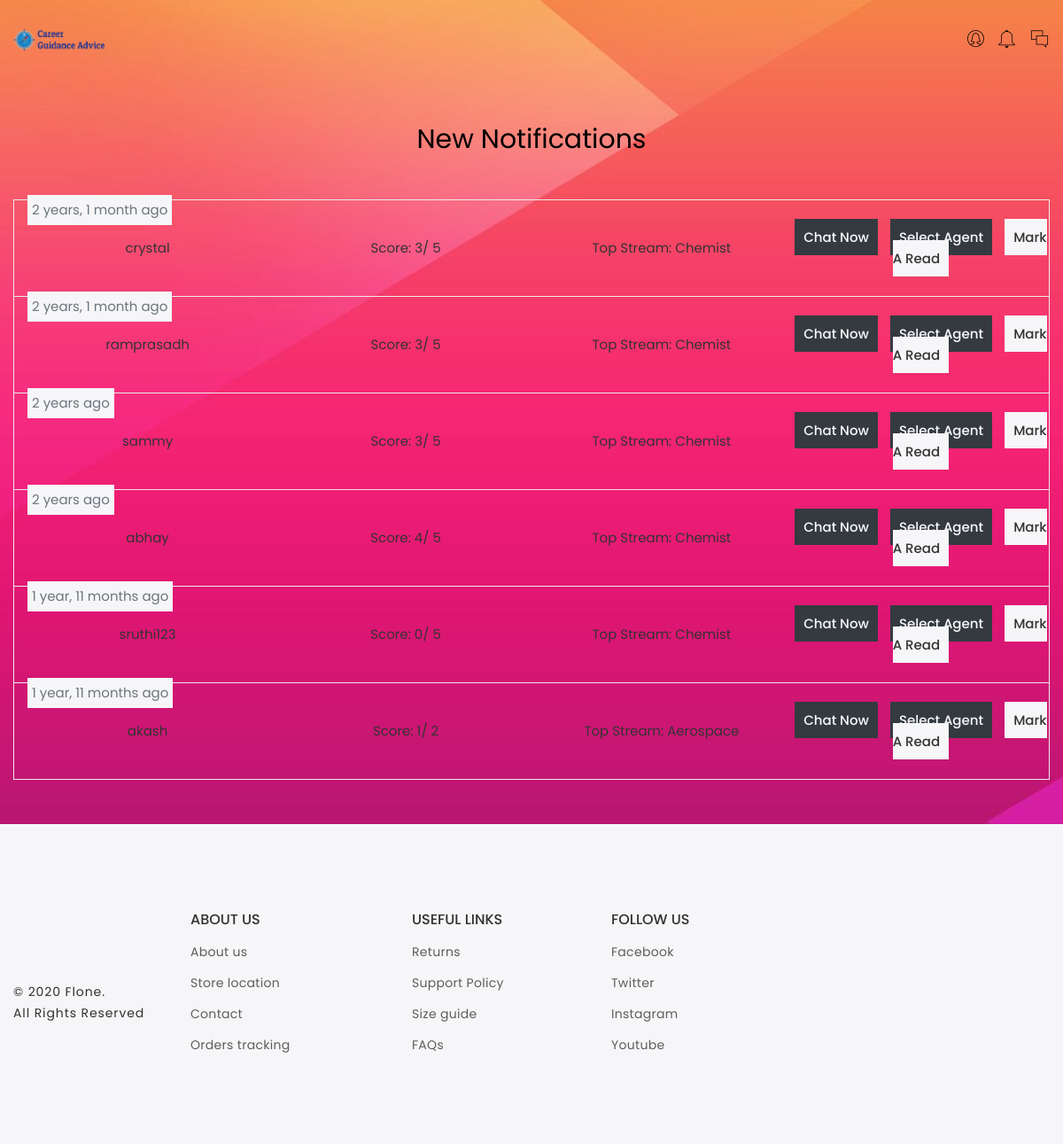
Page /accounts/home/counsellor/ (signed in) on the committed database.
### counsellor_agent/models.py (models this page shows)
class CounsellorNotification(models.Model):
    score = models.ForeignKey("exam.ScoreModel", on_delete=models.DO_NOTHING)
    counsellor = models.ForeignKey("accounts.UserAccounts", on_delete=models.CASCADE)
    notified_at = models.DateTimeField(auto_now_add=True)
    read = models.BooleanField(default=False)
    @classmethod
    def unread_available(cls):
        count = cls.objects.filter(read=False).count()
        return bool(count)

### exam/models.py (models this page shows)
class ScoreModel(models.Model):
    student = models.ForeignKey('accounts.UserAccounts', on_delete=models.CASCADE)
    score = models.IntegerField()
    out_of = models.IntegerField()
    top_stream = models.ForeignKey(SubStreamModel, on_delete=models.CASCADE)
    exam_date = models.DateTimeField(auto_now_add=True)

class SubStreamModel(models.Model):
    stream = models.ForeignKey(StreamModel, on_delete=models.CASCADE)
    name = models.CharField(max_length=30)
    def __str__(self):
        return self.name

### accounts/models.py (models this page shows, shortened)
class UserAccounts(AbstractUser):
    is_student = models.BooleanField(default=False, null=False)
    is_counsellor = models.BooleanField(default=False, null=False)
    is_agent = models.BooleanField(default=False, null=False)
    first_name = None
    last_name = None
    def get_role(self):
        if self.is_student:
            return "student"
        elif self.is_counsellor:
            return "counsellor"
        elif self.is_agent:
            return "agent"
        else:
            return "admin"

### accounts/views.py (the view)
# urls.py: path('home/counsellor/', views.counsellor_home_view, name='counsellor_home'),
@login_required
@user_passes_test(lambda u: u.is_counsellor)
def counsellor_home_view(request):
    notifications = CounsellorNotification.objects.filter(counsellor=request.user)
    return render(request, "accounts/counsellor_home.html", {"notifications": notifications})

### templates/accounts/counsellor_home.html (shortened to what this page needs)
{% extends 'base.html' %}
{% load static %}
{% load humanize %}
{% block content %}
<div class="suppoer-area pb-50 pt-50">
    <div class="container">
        {% if  notifications.model.unread_available  %}
        <h2 class="text-center mb-50">
            New Notifications</h2>
        <div class="table-content table-responsive cart-table-content">
            <table>
                <tbody>
                    {% for item in notifications %}
                    {% if not item.read %}
                    <tr>
                        <td>
                            <span class="bg-gray text-muted" style="position: absolute; margin-top:-60px; margin-left: 15px;padding:5px">
                                {{ item.notified_at | naturaltime }}
                            </span>
                        </td>
                        <td class="product-name">{{ item.score.student }}</td>
                        <td class="product-name">Score: {{ item.score.score }}/ {{ item.score.out_of }}</td>
                        <td class="product-name">Top Stream: {{ item.score.top_stream }}</td>
                        <td class="product-name">
                            <a class="bg-dark text-light mr-10" style="padding: 10px;" href="{% url 'counsellor_agent:chat_box' item.score.student.id %}">Chat Now</a>
                            <a class="bg-dark text-light mr-10" style="padding: 10px;" href="{% url 'counsellor_agent:select_agent' item.score.id %}">Select Agent</a>
                            <a class="bg-gray" style="padding: 10px;" href="{% url 'counsellor_agent:counsellor_mark_as_read' item.id %}">Mark A Read</a>
                        </td>
                    </tr>
                    {% endif %}
                    {% endfor %}
                </tbody>
            </table>
        </div>
        {% endif %}
    </div>
</div>
{% endblock %}

### templates/base.html (shortened to what this page needs)
{% load static %}
<!doctype html>
<html class="no-js" lang="zxx">
<head>
    <link rel="stylesheet" href="{% static 'base/css/bootstrap.min.css' %}">
    <link rel="stylesheet" href="{% static 'base/css/icons.min.css' %}">
    <link rel="stylesheet" href="{% static 'base/css/plugins.css' %}">
    <link rel="stylesheet" href="{% static 'base/css/style.css' %}">
</head>
<body style="background-image: url('{% static 'base/bg1.jpg' %}');background-repeat:repeat-x;">
<header class="header-area header-padding-1 sticky-bar header-res-padding clearfix">
    <div class="container-fluid">
        <div class="row">
            <div class="col-xl-2 col-lg-2 col-md-6 col-4">
                <div class="logo">
                    <a href="{% url 'home' %}">
                        <img alt="" width="103" height="26" src="{% static 'base/careerlogo.png' %}">
                    </a>
                </div>
            </div>
            <div class="col-xl-8 col-lg-8 d-none d-lg-block">
                <div class="main-menu">
                    <nav>
                        <ul>
                            <li>
                                <a href="#" class="text-white">&nbsp;</a>
                            </li>
                        </ul>
                    </nav>
                </div>
            </div>
            <div class="col-xl-2 col-lg-2 col-md-6 col-8">
                   <div class="header-right-wrap">
                    <div class="same-style account-satting">
                        <a class="account-satting-active" href="#"><i class="pe-7s-user-female"></i></a>
                    </div>
                    <div class="same-style header-wishlist">
                        {% if request.user.is_counsellor %}
                            <a href="{% url 'counsellor_agent:counsellor_notifications' %}"> <i class="pe-7s-bell"></i> </a>
                        {% elif request.user.is_agent %}
                            <a href="{% url 'counsellor_agent:agency_notifications' %}"> <i class="pe-7s-bell"></i> </a>
                        {% endif %}
                    </div>
                    <div class="same-style header-wishlist">
                        {% if request.user.is_authenticated %}
                        <a href="{% url 'counsellor_agent:chat_home' %}">
                        <i class="pe-7s-chat"></i></a>
                        {% endif %}
                    </div>
                </div>
            </div>
        </div>
    </div>
</header>
{% block content %}
{% endblock %}
<footer class="footer-area bg-gray pt-100 pb-70">
    <div class="container">
        <div class="row">
            <div class="col-lg-2 col-md-4 col-sm-4">
                <div class="copyright mb-30">
                    <div class="footer-logo">
                    </div>
                    <p>© 2020 <a href="#">Flone</a>.<br> All Rights Reserved</p>
                </div>
            </div>
            <div class="col-lg-2 col-md-4 col-sm-4">
                <div class="footer-widget mb-30 ml-30">
                    <div class="footer-title">
                        <h3>ABOUT US</h3>
                    </div>
                    <div class="footer-list">
                        <ul>
                            <li><a href="about.html">About us</a></li>
                            <li><a href="#">Store location</a></li>
                            <li><a href="contact.html">Contact</a></li>
                            <li><a href="#">Orders tracking</a></li>
                        </ul>
                    </div>
                </div>
            </div>
            <div class="col-lg-2 col-md-4 col-sm-4">
                <div class="footer-widget mb-30 ml-50">
                    <div class="footer-title">
                        <h3>USEFUL LINKS</h3>
                    </div>
                    <div class="footer-list">
                        <ul>
                            <li><a href="#">Returns</a></li>
                            <li><a href="#">Support Policy</a></li>
                            <li><a href="#">Size guide</a></li>
                            <li><a href="#">FAQs</a></li>
                        </ul>
                    </div>
                </div>
            </div>
            <div class="col-lg-2 col-md-6 col-sm-6">
                <div class="footer-widget mb-30 ml-75">
                    <div class="footer-title">
                        <h3>FOLLOW US</h3>
                    </div>
                    <div class="footer-list">
                        <ul>
                            <li><a href="#">Facebook</a></li>
                            <li><a href="#">Twitter</a></li>
                            <li><a href="#">Instagram</a></li>
                            <li><a href="#">Youtube</a></li>
                        </ul>
                    </div>
                </div>
            </div>
        </div>
    </div>
</footer>
</body>
</html>

### rows in the picture
CounsellorNotification: notified_at "2 years, 1 month ago", score.student "crystal", score.score "3", score.out_of "5", score.top_stream "Chemist"
CounsellorNotification: notified_at "2 years, 1 month ago", score.student "ramprasadh", score.score "3", score.out_of "5", score.top_stream "Chemist"
CounsellorNotification: notified_at "2 years ago", score.student "sammy", score.score "3", score.out_of "5", score.top_stream "Chemist"
CounsellorNotification: notified_at "2 years ago", score.student "abhay", score.score "4", score.out_of "5", score.top_stream "Chemist"
CounsellorNotification: notified_at "1 year, 11 months ago", score.student "sruthi123", score.score "0", score.out_of "5", score.top_stream "Chemist"
CounsellorNotification: notified_at "1 year, 11 months ago", score.student "akash", score.score "1", score.out_of "2", score.top_stream "Aerospace"
